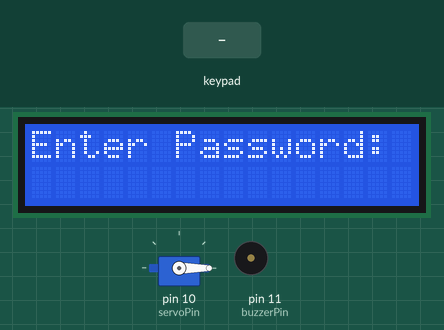
Bench run of a sketch on a simulated Arduino Uno, built with avr-gcc and run on an emulated ATmega328P. On the bench: servo, 16×2 character LCD, buzzer (waves = sounding). Inputs (shaded band) come from the test bench. What the sketch prints to the serial monitor is not drawn.

Above: at 1.2 s.
1.3 s: keypad keys 1 2 3 4 A pressed 0.4 s apart
At 4.2 s:
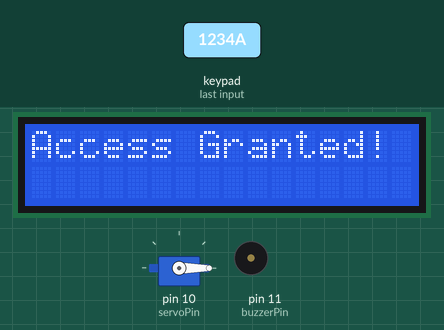
4.8 s: keypad keys 1 2 3 4 pressed 0.4 s apart
At 7.1 s:
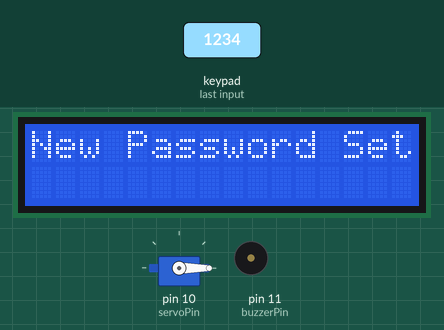
8.0 s: keypad keys 2 3 4 5 pressed 0.4 s apart
At 10.0 s:
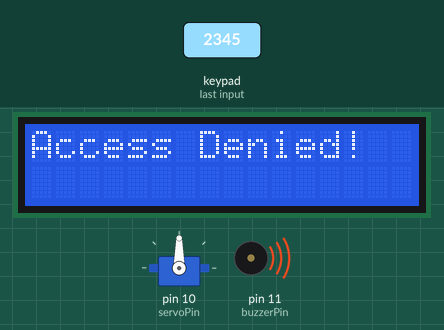
12.6 s: key '3' pressed
At 13.4 s:
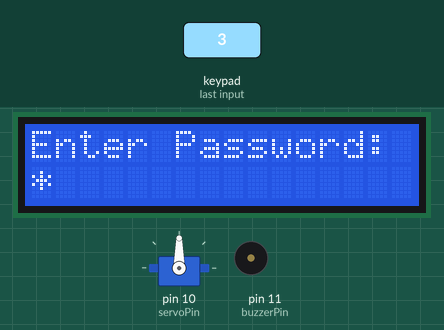
14.1 s: keypad keys 1 2 3 4 # pressed 0.4 s apart
At 14.3 s:
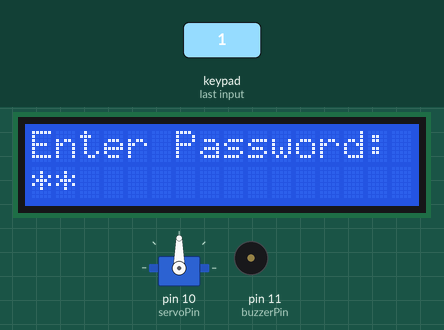
17.6 s: key 'A' pressed
At 18.1 s:
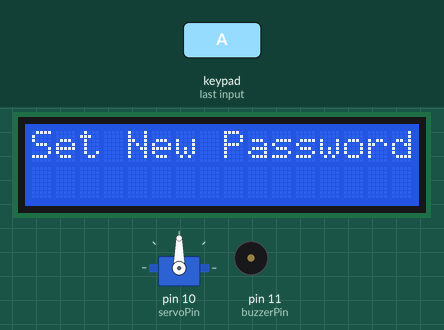
Timing chart, 0 to 20.3 s (numbered marks = the images above; inputs shaded):
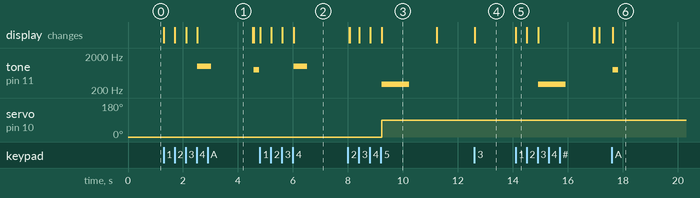

Measured:
- after the input at 1.3 s, tone on pin 11 (buzzerPin): silent → 1000 Hz after 1.2 s, → silent 0.50 s later, → 800 Hz 1.6 s later, → silent 0.20 s later; the display: first changes at once (image 1 shows a later state)
- after the input at 4.8 s, tone on pin 11 (buzzerPin): silent → 1000 Hz after 1.2 s, → silent 0.50 s later; the display: first changes at once (image 2 shows a later state)
- after the input at 8.0 s, tone on pin 11 (buzzerPin): silent → 300 Hz after 1.2 s, → silent 1.0 s later; servo on pin 10 (servoPin): 0° → 90° after 1.2 s; the display: first differs from a run without the input after 0.07 s (image 3 shows a later state)
- after the input at 12.6 s, the display: changes at once (image 4)
- after the input at 14.1 s, tone on pin 11 (buzzerPin): silent → 300 Hz after 0.82 s, → silent 1.0 s later; the display: changes at once (image 5)
- after the input at 17.6 s, tone on pin 11 (buzzerPin): silent → 800 Hz at once, → silent 0.20 s later; the display: changes at once (image 6)
- what the display in image 3 shows lasts 2.0 s, from 9.2 s to 11.2 s

The sketch:

DoorLockSystem.ino
```cpp
#include <Servo.h>
#include <Wire.h>
#include <LiquidCrystal_I2C.h>
#include <Keypad.h>

// Servo setup
Servo myServo;
const int servoPin = 10;

// LCD setup (I2C address 0x27)
LiquidCrystal_I2C lcd(0x27, 16, 2);

// 4x4 Keypad setup
const byte ROWS = 4;
const byte COLS = 4;
char keys[ROWS][COLS] = {
  {'1','2','3','A'},
  {'4','5','6','B'},
  {'7','8','9','C'},
  {'*','0','#','D'}
};

byte rowPins[ROWS] = {2, 3, 4, 5};  // Rows → Pins 2-5
byte colPins[COLS] = {6, 7, 8, 9};   // Columns → Pins 6-9
Keypad keypad = Keypad(makeKeymap(keys), rowPins, colPins, ROWS, COLS);

// Buzzer pin
const int buzzerPin = 11;

// Password settings
char password[] = "1234";  // Default password
char inputBuffer[4];       // Stores entered digits
int bufferIndex = 0;
bool settingPassword = false;

void setup() {
  Serial.begin(9600);
  myServo.attach(servoPin);
  myServo.write(0);

  lcd.init();
  lcd.backlight();
  lcd.clear();
  lcd.print("Enter Password:");

  pinMode(buzzerPin, OUTPUT);
  noTone(buzzerPin);
}

void loop() {
  char key = keypad.getKey();

  if (key) {
    // Debug: Print all key presses to Serial Monitor
    Serial.print("Key Pressed: ");
    Serial.println(key);

    // -- PASSWORD SETTING MODE (Triggered by 'A') --
    if (key == 'A' && !settingPassword) {
      settingPassword = true;
      bufferIndex = 0;
      lcd.clear();
      lcd.print("Set New Password:");
      tone(buzzerPin, 800, 200);
      Serial.println("Mode: Password Setting");
      return;
    }

    // -- NUMERIC KEY INPUT (0-9) --
    if (key >= '0' && key <= '9') {
      if (bufferIndex < 4) {
        inputBuffer[bufferIndex] = key;
        bufferIndex++;

        // LCD: Show * for security
        lcd.setCursor(bufferIndex-1, 1);
        lcd.print("*");

        // Serial Monitor: Show actual digits (debug)
        Serial.print("Input: ");
        for (int i=0; i<bufferIndex; i++) {
          Serial.print(inputBuffer[i]);
        }
        Serial.println();
      }

      // Check if 4 digits entered
      if (bufferIndex == 4) {
        if (settingPassword) {
          // Save new password
          for (int i=0; i<4; i++) {
            password[i] = inputBuffer[i];
          }
          lcd.clear();
          lcd.print("New Password Set!");
          tone(buzzerPin, 1000, 500);
          Serial.print("New Password: ");
          Serial.println(password);
          settingPassword = false;
        } else {
          // Verify password
          bool correct = true;
          for (int i=0; i<4; i++) {
            if (inputBuffer[i] != password[i]) {
              correct = false;
              break;
            }
          }

          lcd.clear();
          if (correct) {
            lcd.print("Access Granted!");
            myServo.write(0);
            tone(buzzerPin, 1000, 500);
            Serial.println("Result: Correct Password");
          } else {
            lcd.print("Access Denied!");
            myServo.write(90);
            tone(buzzerPin, 300, 1000);
            Serial.println("Result: Wrong Password");
          }
        }

        // Reset for next input
        bufferIndex = 0;
        delay(2000);
        lcd.clear();
        lcd.print(settingPassword ? "Set New Password:" : "Enter Password:");
      }
    }

    // -- SPECIAL KEYS --
    else if (key == '*') {
      // Reset system
      myServo.write(0);
      noTone(buzzerPin);
      settingPassword = false;
      bufferIndex = 0;
      lcd.clear();
      lcd.print("Enter Password:");
      Serial.println("System Reset");
    }
    else if (key == '#') {
      // Cancel password setting
      if (settingPassword) {
        settingPassword = false;
        tone(buzzerPin, 300, 200);
        Serial.println("Password Setting Cancelled");
      }
      noTone(buzzerPin);
      bufferIndex = 0;
      lcd.clear();
      lcd.print("Enter Password:");
    }
  }
}
```
